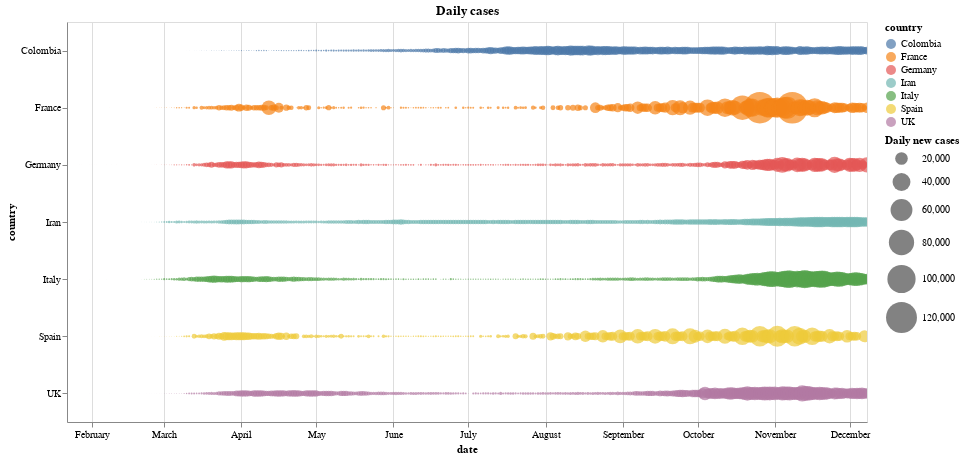

The cell this chart's notebook holds for it:
### Code cell
alt.Chart(selected_countries).mark_circle().encode(
    x='date:T',
    y='country',
    color='country',
    size=alt.Size('new_cases:Q',
        scale=alt.Scale(range=[0, 1000]),
        legend=alt.Legend(title='Daily new cases')
    ) 
).properties(
    width=800,
    height=400,
    title="Daily cases"
).interactive()

### Figure 1 — Vega-Lite specification as saved in the notebook (floating-point values rounded to 4 significant figures; data arrays with more than 128 entries replaced by an {"elided": "..."} marker saying what was removed)
{"config": {"view": {"continuousWidth": 400, "continuousHeight": 300}}, "data": {"name": "data-0fb26cbd24d02cd9c3e317bb980d527a"}, "mark": "circle", "encoding": {"color": {"type": "nominal", "field": "country"}, "size": {"type": "quantitative", "field": "new_cases", "legend": {"title": "Daily new cases"}, "scale": {"range": [0, 1000]}}, "x": {"type": "temporal", "field": "date"}, "y": {"type": "nominal", "field": "country"}}, "height": 400, "selection": {"selector018": {"type": "interval", "bind": "scales", "encodings": ["x", "y"]}}, "title": "Daily cases", "width": 800, "$schema": "https://vega.github.io/schema/vega-lite/v4.8.1.json", "datasets": {"data-0fb26cbd24d02cd9c3e317bb980d527a": {"elided": "2254 records"}}}
